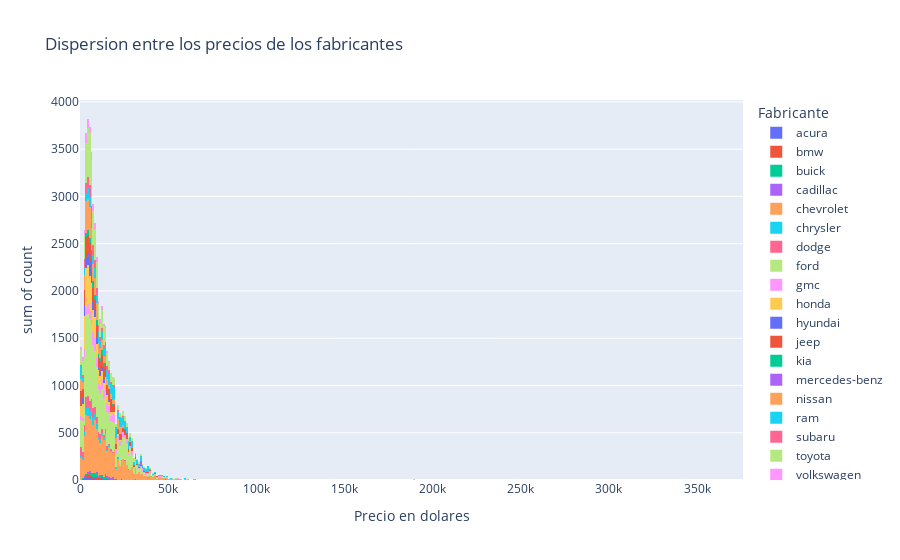

The notebook cell this image was saved under:
### Markdown cell above
Con este grafico podemos visualizar el tipo de vehiculo que se ha anunciado a venta por cada fabricante de una manera dinamica, donde se puede seleccionar el tipo de vehiculo y la altura de la barra representa la suma de los vehiculos de cada tipo.

### Code cell
group_per_price = vehicles_df.groupby(["manufacturer","price"])["price"].count().reset_index(name = "count")
# Grafico 3    
dispercion_precios = px.histogram(group_per_price,
            x = "price",
            y = "count",
            color = "manufacturer",
            title = "Dispersion entre los precios de los fabricantes",
            labels = {"manufacturer":"Fabricante" , "price":"Precio en dolares"})
dispercion_precios.show()

### Figure 1 — Plotly figure (JSON) as saved in the notebook; plotly's stock layout.template omitted (floating-point values rounded to 4 significant figures; data arrays with more than 128 entries replaced by an {"elided": "..."} marker saying what was removed)
{"data": [{"alignmentgroup": "True", "bingroup": "x", "histfunc": "sum", "hovertemplate": "Fabricante=acura<br>Precio en dolares=%{x}<br>sum of count=%{y}<extra></extra>", "legendgroup": "acura", "marker": {"color": "#636efa", "pattern": {"shape": ""}}, "name": "acura", "offsetgroup": "acura", "orientation": "v", "showlegend": true, "type": "histogram", "x": [800, 1000, 1099, 1200, 1500, 1900, 2000, 2200, 2300, 2500, 2600, 2695, 2700, 2750, 2950, 2995, 3000, 3100, 3200, 3299, 3300, 3500, 3700, 3750, 3800, 3850, 3888, 3900, 3995, 3999, 4000, 4200, 4295, 4300, 4450, 4495, 4500, 4650, 4699, 4700, 4750, 4800, 4900, 4950, 4990, 4995, 5000, 5395, 5490, 5495, 5500, 5699, 5700, 5750, 5800, 5850, 5888, 5900, 5950, 5995, 5999, 6000, 6100, 6299, 6400, 6450, 6495, 6499, 6500, 6700, 6800, 6900, 6995, 6999, 7490, 7500, 7695, 7800, 7900, 7995, 7999, 8450, 8499, 8500, 8600, 8777, 8795, 8799, 8900, 9000, 9290, 9495, 9800, 10000, 10725, 10750, 10795, 10995, 11200, 11500, 11900, 11950, 11995, 11999, 12000, 12500, 12600, 12750, 12900, 12995, 12999, 13396, 13495, 13995, 14498], "xaxis": "x", "y": [1, 2, 1, 3, 1, 1, 3, 1, 1, 5, 1, 1, 1, 1, 1, 3, 3, 2, 1, 1, 3, 3, 2, 1, 1, 2, 1, 3, 8, 1, 4, 2, 2, 1, 1, 2, 6, 3, 1, 2, 1, 4, 1, 3, 1, 2, 3, 1, 1, 1, 5, 1, 3, 2, 1, 1, 1, 4, 2, 8, 1, 3, 1, 1, 1, 1, 1, 1, 4, 1, 1, 5, 9, 1, 1, 3, 1, 1, 3, 2, 4, 1, 8, 1, 2, 1, 1, 1, 2, 1, 1, 1, 2, 1, 1, 1, 1, 2, 2, 4, 3, 1, 1, 1, 1, 2, 1, 1, 1, 5, 5, 1, 1, 1, 2], "yaxis": "y"}, {"alignmentgroup": "True", "bingroup": "x", "histfunc": "sum", "hovertemplate": "Fabricante=bmw<br>Precio en dolares=%{x}<br>sum of count=%{y}<extra></extra>", "legendgroup": "bmw", "marker": {"color": "#EF553B", "pattern": {"shape": ""}}, "name": "bmw", "offsetgroup": "bmw", "orientation": "v", "showlegend": true, "type": "histogram", "x": {"elided": "135 int values"}, "xaxis": "x", "y": {"elided": "135 int values"}, "yaxis": "y"}, {"alignmentgroup": "True", "bingroup": "x", "histfunc": "sum", "hovertemplate": "Fabricante=buick<br>Precio en dolares=%{x}<br>sum of count=%{y}<extra></extra>", "legendgroup": "buick", "marker": {"color": "#00cc96", "pattern": {"shape": ""}}, "name": "buick", "offsetgroup": "buick", "orientation": "v", "showlegend": true, "type": "histogram", "x": [1250, 2095, 2195, 2250, 2400, 2495, 2599, 2900, 3650, 3995, 4000, 4900, 5000, 5500, 5900, 5995, 5999, 6495, 6499, 6500, 6995, 6999, 7250, 7295, 7400, 7500, 7690, 7700, 7900, 7950, 7990, 7995, 7999, 8000, 8250, 8300, 8495, 8500, 8650, 8675, 8988, 8990, 8995, 8999, 9000, 9141, 9200, 9500, 9600, 9651, 9900, 9985, 9990, 9995, 9997, 9999, 10500, 10900, 10950, 10995, 10999, 11000, 11300, 11500, 11600, 11795, 11800, 11850, 11950, 11980, 11990, 11995, 11996, 12000, 12394, 12500, 12700, 12845, 12950, 12995, 12999, 13900, 13995, 13999, 14295, 14495, 14595, 14665, 14795, 14799, 14900, 14905, 14990, 14991, 14995, 14999, 15498, 15499, 15500, 15900, 15950, 15990, 15995, 16000, 16500, 16990, 17000, 18000, 18500, 18800, 18850, 18997, 19700, 19995, 20600, 20997, 22499, 23000, 24500, 25600, 25995, 29900, 30000, 34500, 40264], "xaxis": "x", "y": [4, 1, 1, 1, 1, 2, 7, 1, 1, 1, 1, 1, 2, 1, 3, 10, 2, 1, 2, 4, 3, 2, 1, 2, 1, 9, 1, 1, 1, 2, 9, 2, 5, 3, 3, 1, 4, 2, 1, 1, 1, 1, 8, 1, 2, 1, 1, 2, 1, 1, 4, 9, 1, 2, 1, 5, 2, 2, 2, 1, 1, 1, 4, 1, 1, 1, 1, 1, 1, 1, 2, 1, 1, 1, 1, 4, 1, 1, 1, 2, 1, 1, 3, 3, 2, 3, 1, 1, 2, 1, 2, 4, 4, 1, 3, 1, 1, 2, 2, 1, 1, 1, 10, 1, 2, 5, 2, 1, 3, 1, 7, 1, 1, 1, 2, 6, 1, 2, 1, 1, 1, 1, 1, 1, 1], "yaxis": "y"}, {"alignmentgroup": "True", "bingroup": "x", "histfunc": "sum", "hovertemplate": "Fabricante=cadillac<br>Precio en dolares=%{x}<br>sum of count=%{y}<extra></extra>", "legendgroup": "cadillac", "marker": {"color": "#ab63fa", "pattern": {"shape": ""}}, "name": "cadillac", "offsetgroup": "cadillac", "orientation": "v", "showlegend": true, "type": "histogram", "x": {"elided": "164 int values"}, "xaxis": "x", "y": {"elided": "164 int values"}, "yaxis": "y"}, {"alignmentgroup": "True", "bingroup": "x", "histfunc": "sum", "hovertemplate": "Fabricante=chevrolet<br>Precio en dolares=%{x}<br>sum of count=%{y}<extra></extra>", "legendgroup": "chevrolet", "marker": {"color": "#FFA15A", "pattern": {"shape": ""}}, "name": "chevrolet", "offsetgroup": "chevrolet", "orientation": "v", "showlegend": true, "type": "histogram", "x": {"elided": "1456 int values"}, "xaxis": "x", "y": {"elided": "1456 int values"}, "yaxis": "y"}, {"alignmentgroup": "True", "bingroup": "x", "histfunc": "sum", "hovertemplate": "Fabricante=chrysler<br>Precio en dolares=%{x}<br>sum of count=%{y}<extra></extra>", "legendgroup": "chrysler", "marker": {"color": "#19d3f3", "pattern": {"shape": ""}}, "name": "chrysler", "offsetgroup": "chrysler", "orientation": "v", "showlegend": true, "type": "histogram", "x": {"elided": "277 int values"}, "xaxis": "x", "y": {"elided": "277 int values"}, "yaxis": "y"}, {"alignmentgroup": "True", "bingroup": "x", "histfunc": "sum", "hovertemplate": "Fabricante=dodge<br>Precio en dolares=%{x}<br>sum of count=%{y}<extra></extra>", "legendgroup": "dodge", "marker": {"color": "#FF6692", "pattern": {"shape": ""}}, "name": "dodge", "offsetgroup": "dodge", "orientation": "v", "showlegend": true, "type": "histogram", "x": {"elided": "359 int values"}, "xaxis": "x", "y": {"elided": "359 int values"}, "yaxis": "y"}, {"alignmentgroup": "True", "bingroup": "x", "histfunc": "sum", "hovertemplate": "Fabricante=ford<br>Precio en dolares=%{x}<br>sum of count=%{y}<extra></extra>", "legendgroup": "ford", "marker": {"color": "#B6E880", "pattern": {"shape": ""}}, "name": "ford", "offsetgroup": "ford", "orientation": "v", "showlegend": true, "type": "histogram", "x": {"elided": "1487 int values"}, "xaxis": "x", "y": {"elided": "1487 int values"}, "yaxis": "y"}, {"alignmentgroup": "True", "bingroup": "x", "histfunc": "sum", "hovertemplate": "Fabricante=gmc<br>Precio en dolares=%{x}<br>sum of count=%{y}<extra></extra>", "legendgroup": "gmc", "marker": {"color": "#FF97FF", "pattern": {"shape": ""}}, "name": "gmc", "offsetgroup": "gmc", "orientation": "v", "showlegend": true, "type": "histogram", "x": {"elided": "666 int values"}, "xaxis": "x", "y": {"elided": "666 int values"}, "yaxis": "y"}, {"alignmentgroup": "True", "bingroup": "x", "histfunc": "sum", "hovertemplate": "Fabricante=honda<br>Precio en dolares=%{x}<br>sum of count=%{y}<extra></extra>", "legendgroup": "honda", "marker": {"color": "#FECB52", "pattern": {"shape": ""}}, "name": "honda", "offsetgroup": "honda", "orientation": "v", "showlegend": true, "type": "histogram", "x": {"elided": "639 int values"}, "xaxis": "x", "y": {"elided": "639 int values"}, "yaxis": "y"}, {"alignmentgroup": "True", "bingroup": "x", "histfunc": "sum", "hovertemplate": "Fabricante=hyundai<br>Precio en dolares=%{x}<br>sum of count=%{y}<extra></extra>", "legendgroup": "hyundai", "marker": {"color": "#636efa", "pattern": {"shape": ""}}, "name": "hyundai", "offsetgroup": "hyundai", "orientation": "v", "showlegend": true, "type": "histogram", "x": {"elided": "369 int values"}, "xaxis": "x", "y": {"elided": "369 int values"}, "yaxis": "y"}, {"alignmentgroup": "True", "bingroup": "x", "histfunc": "sum", "hovertemplate": "Fabricante=jeep<br>Precio en dolares=%{x}<br>sum of count=%{y}<extra></extra>", "legendgroup": "jeep", "marker": {"color": "#EF553B", "pattern": {"shape": ""}}, "name": "jeep", "offsetgroup": "jeep", "orientation": "v", "showlegend": true, "type": "histogram", "x": {"elided": "769 int values"}, "xaxis": "x", "y": {"elided": "769 int values"}, "yaxis": "y"}, {"alignmentgroup": "True", "bingroup": "x", "histfunc": "sum", "hovertemplate": "Fabricante=kia<br>Precio en dolares=%{x}<br>sum of count=%{y}<extra></extra>", "legendgroup": "kia", "marker": {"color": "#00cc96", "pattern": {"shape": ""}}, "name": "kia", "offsetgroup": "kia", "orientation": "v", "showlegend": true, "type": "histogram", "x": {"elided": "245 int values"}, "xaxis": "x", "y": {"elided": "245 int values"}, "yaxis": "y"}, {"alignmentgroup": "True", "bingroup": "x", "histfunc": "sum", "hovertemplate": "Fabricante=mercedes-benz<br>Precio en dolares=%{x}<br>sum of count=%{y}<extra></extra>", "legendgroup": "mercedes-benz", "marker": {"color": "#ab63fa", "pattern": {"shape": ""}}, "name": "mercedes-benz", "offsetgroup": "mercedes-benz", "orientation": "v", "showlegend": true, "type": "histogram", "x": [34900], "xaxis": "x", "y": [41], "yaxis": "y"}, {"alignmentgroup": "True", "bingroup": "x", "histfunc": "sum", "hovertemplate": "Fabricante=nissan<br>Precio en dolares=%{x}<br>sum of count=%{y}<extra></extra>", "legendgroup": "nissan", "marker": {"color": "#FFA15A", "pattern": {"shape": ""}}, "name": "nissan", "offsetgroup": "nissan", "orientation": "v", "showlegend": true, "type": "histogram", "x": {"elided": "631 int values"}, "xaxis": "x", "y": {"elided": "631 int values"}, "yaxis": "y"}, {"alignmentgroup": "True", "bingroup": "x", "histfunc": "sum", "hovertemplate": "Fabricante=ram<br>Precio en dolares=%{x}<br>sum of count=%{y}<extra></extra>", "legendgroup": "ram", "marker": {"color": "#19d3f3", "pattern": {"shape": ""}}, "name": "ram", "offsetgroup": "ram", "orientation": "v", "showlegend": true, "type": "histogram", "x": {"elided": "751 int values"}, "xaxis": "x", "y": {"elided": "751 int values"}, "yaxis": "y"}, {"alignmentgroup": "True", "bingroup": "x", "histfunc": "sum", "hovertemplate": "Fabricante=subaru<br>Precio en dolares=%{x}<br>sum of count=%{y}<extra></extra>", "legendgroup": "subaru", "marker": {"color": "#FF6692", "pattern": {"shape": ""}}, "name": "subaru", "offsetgroup": "subaru", "orientation": "v", "showlegend": true, "type": "histogram", "x": {"elided": "421 int values"}, "xaxis": "x", "y": {"elided": "421 int values"}, "yaxis": "y"}, {"alignmentgroup": "True", "bingroup": "x", "histfunc": "sum", "hovertemplate": "Fabricante=toyota<br>Precio en dolares=%{x}<br>sum of count=%{y}<extra></extra>", "legendgroup": "toyota", "marker": {"color": "#B6E880", "pattern": {"shape": ""}}, "name": "toyota", "offsetgroup": "toyota", "orientation": "v", "showlegend": true, "type": "histogram", "x": {"elided": "963 int values"}, "xaxis": "x", "y": {"elided": "963 int values"}, "yaxis": "y"}, {"alignmentgroup": "True", "bingroup": "x", "histfunc": "sum", "hovertemplate": "Fabricante=volkswagen<br>Precio en dolares=%{x}<br>sum of count=%{y}<extra></extra>", "legendgroup": "volkswagen", "marker": {"color": "#FF97FF", "pattern": {"shape": ""}}, "name": "volkswagen", "offsetgroup": "volkswagen", "orientation": "v", "showlegend": true, "type": "histogram", "x": {"elided": "287 int values"}, "xaxis": "x", "y": {"elided": "287 int values"}, "yaxis": "y"}], "layout": {"autosize": true, "barmode": "relative", "legend": {"title": {"text": "Fabricante"}, "tracegroupgap": 0}, "title": {"text": "Dispersion entre los precios de los fabricantes"}, "xaxis": {"anchor": "y", "autorange": true, "domain": [0, 1], "range": [-0.5, 376000.0], "title": {"text": "Precio en dolares"}, "type": "linear"}, "yaxis": {"anchor": "x", "autorange": true, "domain": [0, 1], "range": [0, 4020], "title": {"text": "sum of count"}, "type": "linear"}}}
